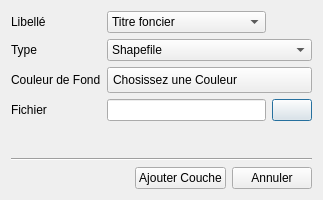
<?xml version="1.0" encoding="UTF-8"?>
<ui version="4.0">
 <class>Dialog</class>
 <widget class="QDialog" name="Dialog">
  <property name="geometry">
   <rect>
    <x>0</x>
    <y>0</y>
    <width>323</width>
    <height>200</height>
   </rect>
  </property>
  <property name="minimumSize">
   <size>
    <width>323</width>
    <height>200</height>
   </size>
  </property>
  <property name="maximumSize">
   <size>
    <width>323</width>
    <height>200</height>
   </size>
  </property>
  <property name="windowTitle">
   <string>Couche Additionnelle</string>
  </property>
  <property name="windowIcon">
   <iconset resource="../icons.qrc">
    <normaloff>:/std/icone/wrench-screwdriver-icon.png</normaloff>:/std/icone/wrench-screwdriver-icon.png</iconset>
  </property>
  <layout class="QVBoxLayout" name="verticalLayout">
   <item>
    <layout class="QGridLayout" name="gridLayout">
     <item row="3" column="1">
      <widget class="QLineEdit" name="lineEditFichier">
       <property name="readOnly">
        <bool>true</bool>
       </property>
      </widget>
     </item>
     <item row="1" column="0">
      <widget class="QLabel" name="label_2">
       <property name="text">
        <string>Type</string>
       </property>
      </widget>
     </item>
     <item row="0" column="0">
      <widget class="QLabel" name="label">
       <property name="text">
        <string>Libellé</string>
       </property>
      </widget>
     </item>
     <item row="2" column="0">
      <widget class="QLabel" name="label_3">
       <property name="text">
        <string>Couleur de Fond</string>
       </property>
      </widget>
     </item>
     <item row="3" column="0">
      <widget class="QLabel" name="label_4">
       <property name="text">
        <string>Fichier</string>
       </property>
      </widget>
     </item>
     <item row="1" column="1" colspan="2">
      <widget class="QComboBox" name="comboBoxType">
       <item>
        <property name="text">
         <string>Shapefile</string>
        </property>
       </item>
       <item>
        <property name="text">
         <string>Raster</string>
        </property>
       </item>
      </widget>
     </item>
     <item row="3" column="2">
      <widget class="QPushButton" name="pushButtonParcourir">
       <property name="text">
        <string/>
       </property>
       <property name="icon">
        <iconset resource="../icons.qrc">
         <normaloff>:/std/icone/if_folder_horizontal_open_11903.png</normaloff>:/std/icone/if_folder_horizontal_open_11903.png</iconset>
       </property>
      </widget>
     </item>
     <item row="2" column="1" colspan="2">
      <widget class="QPushButton" name="pushButtonCouleur">
       <property name="focusPolicy">
        <enum>Qt::NoFocus</enum>
       </property>
       <property name="styleSheet">
        <string notr="true">text-align:left;padding:5px</string>
       </property>
       <property name="text">
        <string>Chosissez une Couleur</string>
       </property>
      </widget>
     </item>
     <item row="0" column="1">
      <widget class="QComboBox" name="comboBox">
       <item>
        <property name="text">
         <string>Titre foncier</string>
        </property>
       </item>
       <item>
        <property name="text">
         <string>Périmètre cadastre</string>
        </property>
       </item>
       <item>
        <property name="text">
         <string>Aire à statuts spécifiques</string>
        </property>
       </item>
       <item>
        <property name="text">
         <string>Demande de terrain avec parcelle</string>
        </property>
       </item>
       <item>
        <property name="text">
         <string>Cadastre en cours</string>
        </property>
       </item>
       <item>
        <property name="text">
         <string>Domaine public</string>
        </property>
       </item>
      </widget>
     </item>
    </layout>
   </item>
   <item>
    <spacer name="verticalSpacer">
     <property name="orientation">
      <enum>Qt::Vertical</enum>
     </property>
     <property name="sizeHint" stdset="0">
      <size>
       <width>20</width>
       <height>40</height>
      </size>
     </property>
    </spacer>
   </item>
   <item>
    <widget class="Line" name="line">
     <property name="orientation">
      <enum>Qt::Horizontal</enum>
     </property>
    </widget>
   </item>
   <item>
    <layout class="QHBoxLayout" name="horizontalLayout">
     <item>
      <spacer name="horizontalSpacer">
       <property name="orientation">
        <enum>Qt::Horizontal</enum>
       </property>
       <property name="sizeHint" stdset="0">
        <size>
         <width>40</width>
         <height>20</height>
        </size>
       </property>
      </spacer>
     </item>
     <item>
      <widget class="QPushButton" name="pushButtonEnregistrer">
       <property name="text">
        <string>Ajouter Couche</string>
       </property>
       <property name="icon">
        <iconset resource="../icons.qrc">
         <normaloff>:/std/icone/disk.png</normaloff>:/std/icone/disk.png</iconset>
       </property>
      </widget>
     </item>
     <item>
      <widget class="QPushButton" name="pushButtonAnnuler">
       <property name="text">
        <string>Annuler</string>
       </property>
      </widget>
     </item>
    </layout>
   </item>
  </layout>
 </widget>
 <tabstops>
  <tabstop>comboBoxType</tabstop>
  <tabstop>pushButtonCouleur</tabstop>
  <tabstop>lineEditFichier</tabstop>
  <tabstop>pushButtonEnregistrer</tabstop>
  <tabstop>pushButtonAnnuler</tabstop>
  <tabstop>pushButtonParcourir</tabstop>
 </tabstops>
 <resources>
  <include location="../icons.qrc"/>
 </resources>
 <connections/>
</ui>
